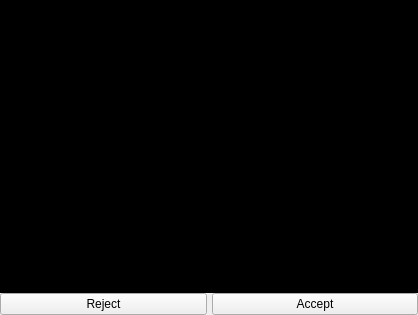
<?xml version="1.0" encoding="UTF-8"?>
<ui version="4.0">
 <class>MainWindow</class>
 <widget class="QMainWindow" name="MainWindow">
  <property name="geometry">
   <rect>
    <x>0</x>
    <y>0</y>
    <width>418</width>
    <height>315</height>
   </rect>
  </property>
  <property name="windowTitle">
   <string>MainWindow</string>
  </property>
  <widget class="QWidget" name="centralWidget">
   <layout class="QVBoxLayout" name="verticalLayout">
    <property name="spacing">
     <number>0</number>
    </property>
    <property name="margin">
     <number>0</number>
    </property>
    <item>
     <widget class="QGraphicsView" name="arDisplay">
      <property name="styleSheet">
       <string notr="true">background-color: rgb(0, 0, 0);
border-width: 0px ;
border-style: none ;</string>
      </property>
      <property name="lineWidth">
       <number>0</number>
      </property>
     </widget>
    </item>
    <item>
     <layout class="QHBoxLayout" name="horizontalLayout">
      <property name="spacing">
       <number>5</number>
      </property>
      <property name="leftMargin">
       <number>0</number>
      </property>
      <item>
       <widget class="QPushButton" name="pushButtonReject">
        <property name="text">
         <string>Reject</string>
        </property>
       </widget>
      </item>
      <item>
       <widget class="QPushButton" name="pushButtonAccept">
        <property name="text">
         <string>Accept</string>
        </property>
       </widget>
      </item>
     </layout>
    </item>
   </layout>
  </widget>
 </widget>
 <layoutdefault spacing="6" margin="11"/>
 <resources/>
 <connections/>
</ui>
